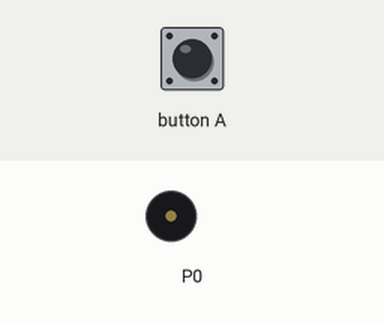
This program was run on a simulated BBC micro:bit (MakeCode). On the bench: buzzer (waves = sounding). The test bench sets the inputs (shaded band).

Above: at 1.2 s.
1.3 s: button A pressed for 0.15 s
At 1.57 s:
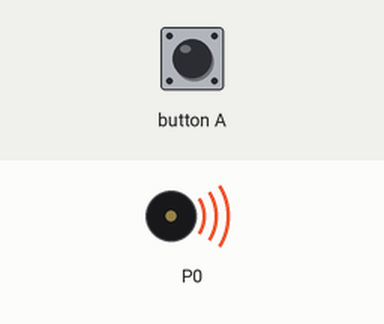
Timing chart, 0 to 4.3 s (numbered marks = the images above; inputs shaded):
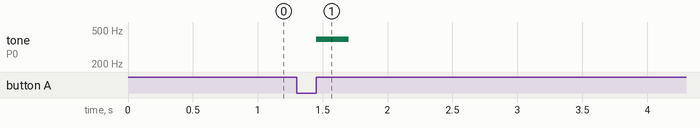

Measured:
- after the input at 1.3 s, tone on P0: silent → 392 Hz after 0.15 s, → silent 0.25 s later

The program:

main.ts
```typescript
let frequency: number[] = []
let keynote = 0
input.onButtonPressed(Button.A, function () {
    frequency = [
    262,
    294,
    330,
    349,
    392,
    440,
    494,
    523
    ]
    keynote = pins.analogReadPin(AnalogPin.P1) / 128
    music.playTone(frequency[Math.abs(keynote)], music.beat(BeatFraction.Half))
})
basic.forever(function () {

})
```

test.ts
```typescript
// 在這裡測試；當此封包作為擴充功能時，將不會編譯此內容。
```
